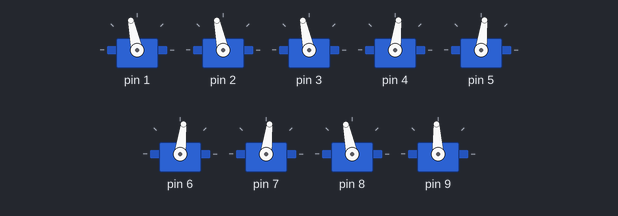
Simulated run of this sketch. Board: Arduino Uno, built with avr-gcc and run on an emulated ATmega328P. Parts: 9 × servo. What the sketch prints to the serial monitor is not drawn.

Above: at 3.1 s.
At 8.1 s:
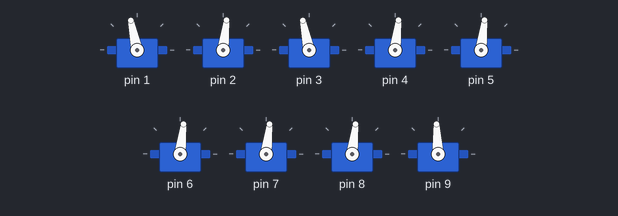
At 32.1 s:
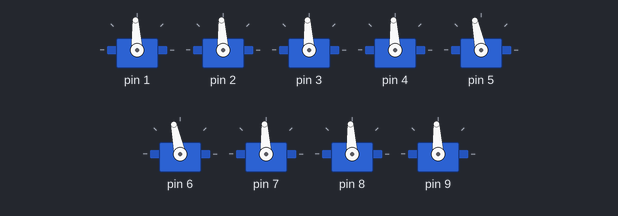
Timing chart, 0 to 40.0 s (numbered marks = the images above):
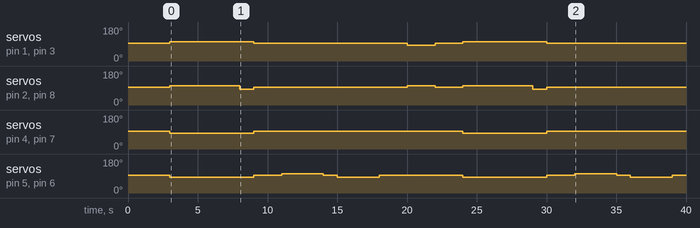

Measured:
- by itself, servo on pin 4, servo on pin 7: alternates 93° for 15.0 s and 83° for 6.0 s
- by itself, servo on pin 1, servo on pin 3: 93° → 102° at 3.0 s, → 93° 6.0 s later, → 83° 11.0 s later, → 93° 2.0 s later, … (6 changes in this stretch)
- by itself, servo on pin 5, servo on pin 6: 93° → 83° at 3.0 s, → 93° 6.0 s later, → 102° 2.0 s later, → 93° 3.0 s later, … (12 changes in this stretch)

The sketch:

hydrus_hardcode_movement.ino
```cpp
//  |Motor| Pin | Type | Direction | Function |
//  |----|-----|------|-----------|----------|
//  | T1 | 1 |  Forward | Movement/Rotation |
//  | T2 | 2 |  Forward | Movement/Rotation |
//  | T3 | 3 |  Forward | Movement/Rotation |
//  | T4 | 4 |  Backward | Movement/Rotation |
//  | T5 | 5 |  Backward | Depth Control |
//  | T6 | 6 |  Backward | Depth Control |
//  | T7 | 7 |  Backward | Torpedo System |
//  | T8 | 8 |  Forward | Torpedo System |
//  | T9 | 9 |  Forward | Camera Pan/Tilt | NOT NEEDED RIGHT NOW


#include <Servo.h>

#define PWM_NEUTRAL 1500
#define PWM_FORWARD 1600
#define PWM_REVERSE 1400

Servo thrusters[9];

void setup() {
  Serial.begin(115200);
  Serial.println("=== TESTING ===");

  thrusters[0].attach(1);
  thrusters[1].attach(2);
  thrusters[2].attach(3);
  thrusters[3].attach(4); //Torpedo
  thrusters[4].attach(5);
  thrusters[5].attach(6);
  thrusters[6].attach(7); //Torpedo
  thrusters[7].attach(8);
  thrusters[8].attach(9);

  allNeutral();
  Serial.println("Initializing ESCs...");
  delay(3000);
  Serial.println("Initialization completed \n");
}

void loop() {
  forward(5000);
  turnRight(1000);
  stop(2000);
  dive(3000);
  stop(1000);
  rise(3000);
  stop(2000);
  turnLeft(2000);
  stop(2000);
}


// movemet functio
void forward(int duration) {
  announce("FORWARD", duration);
  thrusters[0].writeMicroseconds(PWM_FORWARD);
  thrusters[1].writeMicroseconds(PWM_FORWARD);
  thrusters[2].writeMicroseconds(PWM_FORWARD);
  thrusters[7].writeMicroseconds(PWM_FORWARD);

  thrusters[3].writeMicroseconds(PWM_REVERSE);
  thrusters[4].writeMicroseconds(PWM_REVERSE);
  thrusters[5].writeMicroseconds(PWM_REVERSE);
  thrusters[6].writeMicroseconds(PWM_REVERSE);

  progress(duration);
}

void reverse(int duration) {
  announce("REVERSE", duration);
  thrusters[0].writeMicroseconds(PWM_REVERSE);
  thrusters[1].writeMicroseconds(PWM_REVERSE);
  thrusters[2].writeMicroseconds(PWM_REVERSE);
  thrusters[7].writeMicroseconds(PWM_REVERSE);

  thrusters[3].writeMicroseconds(PWM_FORWARD);
  thrusters[4].writeMicroseconds(PWM_FORWARD);
  thrusters[5].writeMicroseconds(PWM_FORWARD);
  thrusters[6].writeMicroseconds(PWM_FORWARD);

  progress(duration);
}

void dive(int duration) {
  announce("DIVE", duration);
  thrusters[4].writeMicroseconds(PWM_FORWARD); // T5
  thrusters[5].writeMicroseconds(PWM_FORWARD); // T6
  progress(duration);
}

void rise(int duration) {
  announce("RISE", duration);
  thrusters[4].writeMicroseconds(PWM_REVERSE); // T5
  thrusters[5].writeMicroseconds(PWM_REVERSE); // T6
  progress(duration);
}

void turnLeft(int duration) {
  announce("TURN LEFT", duration);
  thrusters[0].writeMicroseconds(PWM_REVERSE); // T1
  thrusters[1].writeMicroseconds(PWM_FORWARD); // T2
  thrusters[2].writeMicroseconds(PWM_REVERSE); // T3
  thrusters[7].writeMicroseconds(PWM_FORWARD); // T8
  progress(duration);
}

void turnRight(int duration) {
  announce("TURN RIGHT", duration);
  thrusters[0].writeMicroseconds(PWM_FORWARD); // T1
  thrusters[1].writeMicroseconds(PWM_REVERSE); // T2
  thrusters[2].writeMicroseconds(PWM_FORWARD); // T3
  thrusters[7].writeMicroseconds(PWM_REVERSE); // T8
  progress(duration);
}

void stop(int duration) {
  announce("STOP", duration);
  allNeutral();
  progress(duration);
}

void allNeutral() {
  for (int i = 0; i < 9; i++) {
    thrusters[i].writeMicroseconds(PWM_NEUTRAL);
  }
}

void announce(const char* action, int ms) {
  Serial.print("[ACTION] ");
  Serial.print(action);
  Serial.print(" for ");
  Serial.print(ms / 1000.0, 1);
  Serial.println(" sec");
}

void progress(int ms) { //just to simulate a progres bar
  int steps = ms / 200;
  for (int i = 0; i < steps; i++) {
    Serial.print(".");
    delay(200);
  }
  Serial.println();
}

void testThruster(int i) {
  int duration = 5000;

  Serial.print("Testing Thruster ");
  Serial.println(i + 1);

  thrusters[i].writeMicroseconds(PWM_FORWARD);
  delay(duration);

  thrusters[i].writeMicroseconds(PWM_NEUTRAL);
  delay(duration);

  thrusters[i].writeMicroseconds(PWM_REVERSE);
  delay(duration);

  thrusters[i].writeMicroseconds(PWM_NEUTRAL);
  delay(1000);
} 
```
